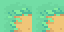

This game map was drawn from its Tiled (.tmx) file and the tilesets committed beside it. A one-line description and the full map source follow:
An orthogonal 2x1 tile map with 32x32 px tiles, 1 tile layer (Ground), 2 tilesets.

<map version="1.10" tiledversion="1.12.2" orientation="orthogonal" renderorder="right-down" width="2" height="1" tilewidth="32" tileheight="32" infinite="0">
 <tileset firstgid="1" source="visual_only_tileset.tsx" />
 <tileset firstgid="100" source="visual_only_tileset.tsx" />
 <layer id="1" name="Ground" width="2" height="1"><data encoding="csv">1,100</data></layer>
</map>
